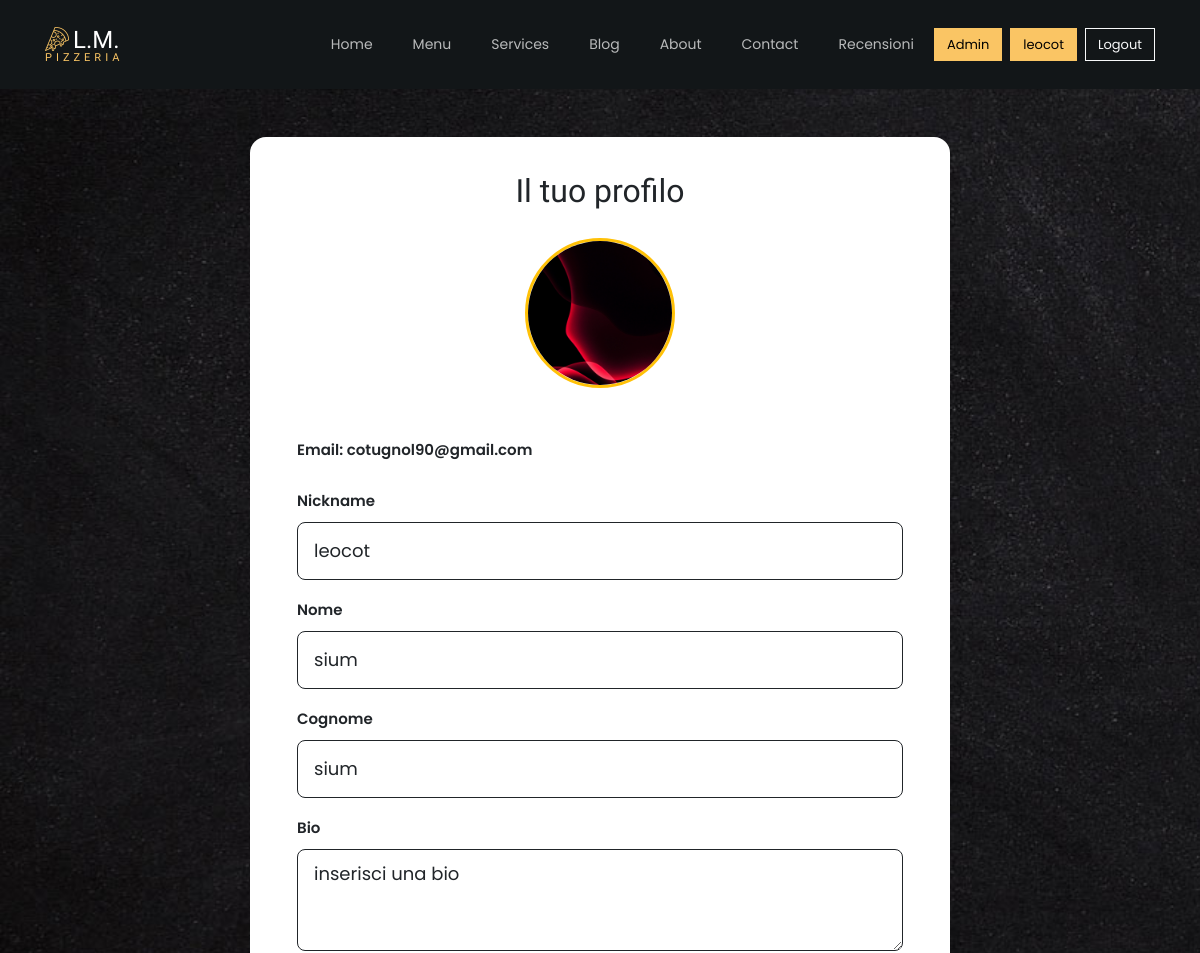
The page /Template/profilo.php (signed in, upper part) on the database as committed earlier.
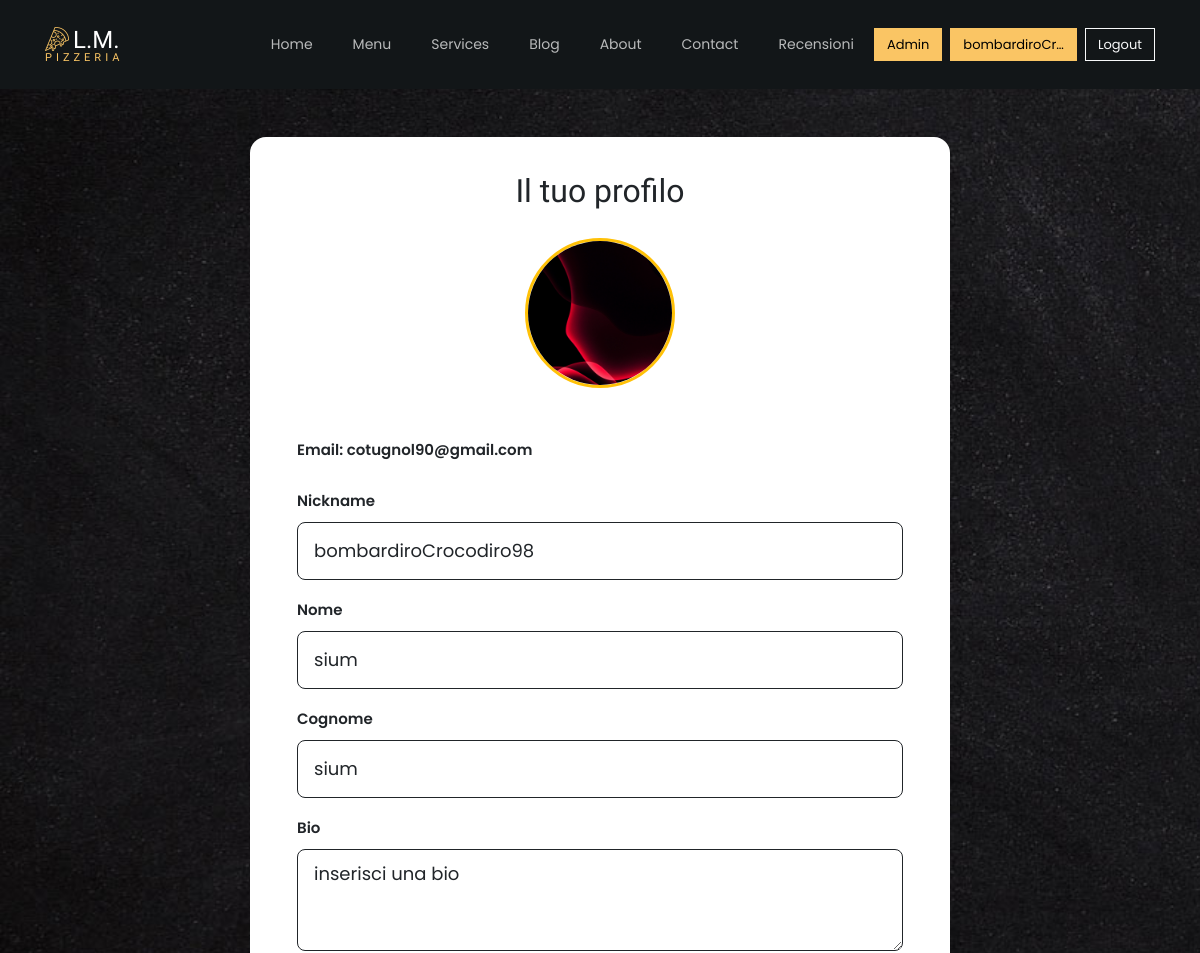
The same page on the database as committed later.
### tables this page shows
CREATE TABLE `utente` (
  `email` varchar(100) NOT NULL,
  `password` varchar(600) NOT NULL,
  `nickname` varchar(50) DEFAULT NULL,
  `nome` varchar(50) DEFAULT NULL,
  `cognome` varchar(50) DEFAULT NULL,
  `foto_profilo` varchar(500) DEFAULT NULL,
  `bio` varchar(1000) DEFAULT 'inserisci una bio',
  `favorite_pizza` varchar(50) DEFAULT NULL,
  `str_preferenze` int(11) DEFAULT NULL,
  `gruppo` varchar(50) NOT NULL,
  `recensione` int(11) DEFAULT NULL
);

### Template/profilo.php (the view, shortened to what the changed rows need)
<?php
require_once 'config.php';
$utente_email = $_SESSION['user']['email'];
$stmt = $pdo->prepare("SELECT * FROM utente WHERE email = :email");
$stmt->execute(['email' => $utente_email]);
$utente = $stmt->fetch(PDO::FETCH_ASSOC);
?>
<!DOCTYPE html>
<html lang="it">
<head>
    <link rel="stylesheet" href="css/open-iconic-bootstrap.min.css">
    <link rel="stylesheet" href="css/animate.css">
    <link rel="stylesheet" href="css/owl.carousel.min.css">
    <link rel="stylesheet" href="css/owl.theme.default.min.css">
    <link rel="stylesheet" href="css/magnific-popup.css">
    <link rel="stylesheet" href="css/aos.css">
    <link rel="stylesheet" href="css/ionicons.min.css">
    <link rel="stylesheet" href="css/bootstrap-datepicker.css">
    <link rel="stylesheet" href="css/jquery.timepicker.css">
    <link rel="stylesheet" href="css/flaticon.css">
    <link rel="stylesheet" href="css/icomoon.css">
    <link rel="stylesheet" href="css/style.css">
    <link rel="stylesheet" href="css/stile_personalizzato.css">
</head>
<body>
    <?php $pagina_attiva = ''; ?>
    <?php include 'header.php'; ?>
    <div class="container mt-5">
        <div class="form-profilo">
            <h2 class="text-center mb-4" style="color: #212529 !important;">Il tuo profilo</h2>
            <div class="text-center mb-4">
                <?php if (!empty($utente['foto_profilo']) && file_exists($utente['foto_profilo'])): ?>
                    <?php
                    $src = $utente['foto_profilo'] ?: 'images/profilo/default.jpg';
                    ?>
                    <img src="<?= $src ?>?v=<?= time() ?>" alt="Foto Profilo" class="rounded-circle" style="width: 150px; height: 150px; object-fit: cover; border: 3px solid #ffc107;">
                <?php else: ?>
                    <img src="images/profilo/default.png" alt="Foto profilo" class="rounded-circle" style="width: 150px; height: 150px; object-fit: cover; border: 3px solid #ffc107;">
                <?php endif; ?>
            </div>
            <div class="container mt-5">
                <form method="post" enctype="multipart/form-data">
                    <div class="mb-3">
                        <label for="email" class="form-label">Email: <?= htmlspecialchars($utente['email']) ?></label>
                    </div>
                    <div class="mb-3">
                        <label for="nickname" class="form-label">Nickname</label>
                        <input type="text" name="nickname" class="form-control" id="nickname"
                            value="<?= htmlspecialchars($utente['nickname']) ?>" required
                            style="border:1px solid !important;background-color: #e9ecef; color: #212529 !important;">
                    </div>
                    <div class="mb-3">
                        <label for="nome" class="form-label">Nome</label>
                        <input type="text" name="nome" id="nome" class="form-control"
                            value="<?= htmlspecialchars($utente['nome']) ?>" required
                            style="border:1px solid !important;background-color: #e9ecef; color: #212529 !important;">
                    </div>
                    <div class="mb-3">
                        <label for="cognome" class="form-label">Cognome</label>
                        <input type="text" name="cognome" id="cognome" class="form-control"
                            value="<?= htmlspecialchars($utente['cognome']) ?>" required
                            style="border:1px solid !important;background-color: #e9ecef; color: #212529 !important;">
                    </div>
                    <div class="mb-3">
                        <label for="bio" class="form-label">Bio</label>
                        <textarea name="bio" id="bio" class="form-control" rows="3" style="border:1px solid !important;background-color: #e9ecef; color: #212529 !important;"><?= htmlspecialchars($utente['bio']) ?></textarea>
                    </div>
                </form>
            </div>
        </div>
    </div>
</body>
</html>

### Template/header.php (shortened to what the changed rows need)
<?php if ($pagina_attiva == 'onedirup'): ?>
    <nav class="navbar navbar-expand-lg navbar-dark ftco_navbar bg-dark ftco-navbar-light" id="ftco-navbar">
        <div class="container">
            <a class="navbar-brand" href="index.php"><span class="flaticon-pizza-1 mr-1"></span>L.M.<br><small>Pizzeria</small></a>
            <button class="navbar-toggler" type="button" data-toggle="collapse" data-target="#ftco-nav" aria-controls="ftco-nav" aria-expanded="false" aria-label="Toggle navigation">
                <span class="oi oi-menu"></span> Menu
            </button>
            <div class="collapse navbar-collapse" id="ftco-nav">
                <ul class="navbar-nav ml-auto">
                    <li class="nav-item"><a href="../index.php" class="nav-link">Home</a></li>
                    <li class="nav-item"><a href="../menu.php" class="nav-link">Menu</a></li>
                    <li class="nav-item"><a href="../services.php" class="nav-link">Services</a></li>
                    <li class="nav-item"><a href="../blog.php" class="nav-link">Blog</a></li>
                    <li class="nav-item"><a href="../about.php" class="nav-link">About</a></li>
                    <li class="nav-item"><a href="../contact.php" class="nav-link">Contact</a></li>
                    <li class="nav-item"><a href="../recensioni.php" class="nav-link">Recensioni</a></li>
                    <li class="nav-item d-flex align-items-center">
                        <?php if (isset($_SESSION['user']) && ($_SESSION['user']['gruppo'] ?? '') === 'admin'): ?>
                            <a href="../admin.php" class="btn btn-primary mr-2">Admin</a>
                        <?php endif; ?>
                    </li>
                    <li class="nav-item d-flex align-items-center">
                        <?php if (isset($_SESSION['user'])): ?>
                            <?php
                            $nickname_completo = htmlspecialchars($_SESSION['user']['nickname'] ?? 'Utente');
                            $nickname = mb_strlen($nickname_completo) > 15 ? mb_substr($nickname_completo, 0, 12) . '…' : $nickname_completo;
                            ?>
                            <a href="../profilo.php"
                                class="btn btn-primary mr-2 btn-nickname"
                                title="<?= $nickname_completo ?>">
                                <?= $nickname ?>
                            </a>
                            <a href="../logout.php" class="btn btn-outline-light">Logout</a>
                        <?php else: ?>
                            <a href="../login.php" class="btn btn-primary">Login</a>
                        <?php endif; ?>
                    </li>
                </ul>
            </div>
        </div>
    </nav>
<?php else: ?>
    <nav class="navbar navbar-expand-lg navbar-dark ftco_navbar bg-dark ftco-navbar-light" id="ftco-navbar">
        <div class="container">
            <div class="collapse navbar-collapse" id="ftco-nav">
                <ul class="navbar-nav ml-auto">
                    <li class="nav-item d-flex align-items-center">
                        <?php if (isset($_SESSION['user'])): ?>
                            <?php
                            $nickname_completo = htmlspecialchars($_SESSION['user']['nickname'] ?? 'Utente');
                            $nickname = mb_strlen($nickname_completo) > 15 ? mb_substr($nickname_completo, 0, 12) . '…' : $nickname_completo;
                            ?>
                            <a href="profilo.php"
                                class="btn btn-primary mr-2 btn-nickname"
                                title="<?= $nickname_completo ?>">
                                <?= $nickname ?>
                            </a>
                            <a href="logout.php" class="btn btn-outline-light">Logout</a>
                        <?php else: ?>
                            <a href="login.php" class="btn btn-primary">Login</a>
                        <?php endif; ?>
                    </li>
                </ul>
            </div>
        </div>
    </nav>
<?php endif; ?>

Rows that differ between the two databases and show on the page:
changed utente "cotugnol90@gmail.com": nickname "leocot" → "bombardiroCrocodiro98"
Other text that changed with them:
$nickname: "leocot" → "bombardiroCr…"
